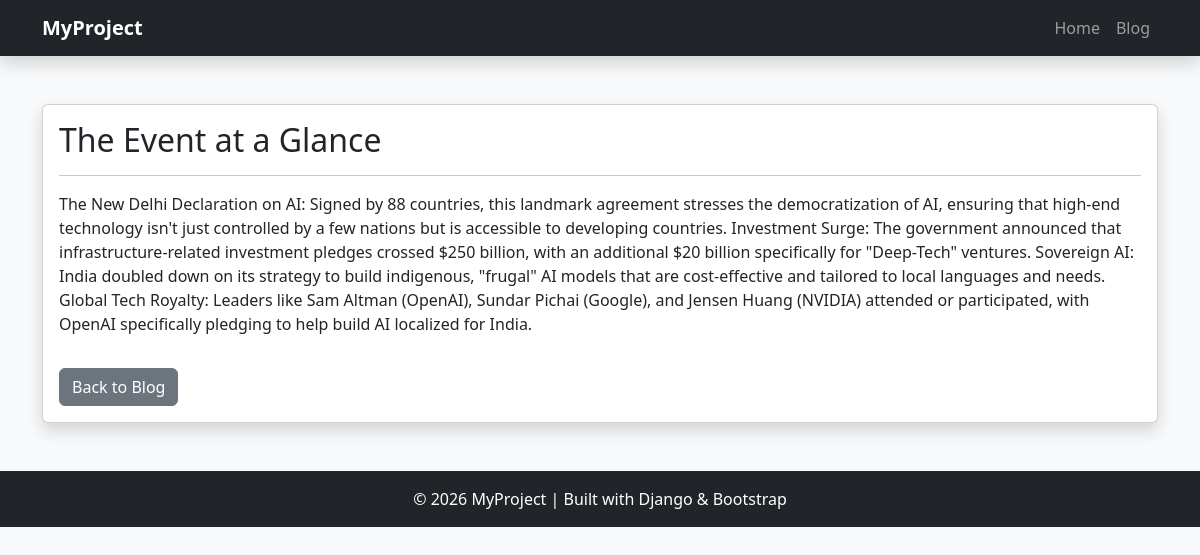
The app's page /blog/4/ with its own data.
### blog/models.py (models this page shows, shortened)
class Post(models.Model):
      title = models.CharField(max_length=200)
      content = models.TextField()

### blog/views.py (the view)
# urls.py: path('<int:id>/', views.blog_detail, name='blog_detail'),
def blog_detail(request, id):
      post = get_object_or_404(Post, id=id)
      return render(request, 'blog/blog_detail.html', {'post': post})

### blog/templates/blog/blog_detail.html (shortened to what this page needs)
{% extends 'base.html' %}
{% block content %}
<div class="card shadow">
      <div class="card-body">
            <h2 class="card-title">{{ post.title }}</h2>
            <hr>
            <p class="card-text">{{ post.content }}</p>
            <a href="/blog/" class="btn btn-secondary mt-3">
                  Back to Blog
            </a>
      </div>
</div>
{% endblock %}

### templates/base.html (style rules this page uses)
body { background-color: #f8f9fa; }

### records on screen
Post: title "The Event at a Glance", content "The New Delhi Declaration on AI: Signed by 88 countries, this landmark agreement stresses the democratization of AI, ensuring that high-end technology isn't just controlled by a few nations but is accessible to developing countries. Investment Surge: The government announced that infrastructure-related investment pledges crossed $250 billion, with an additional $20 billion specifically for \"Deep-Tech\" ventures. Sovereign AI: India doubled down on its strategy to build indigenous, \"frugal\" AI models that are cost-effective and tailored to local languages and needs. Global Tech Royalty: Leaders like Sam Altman (OpenAI), Sundar Pichai (Google), and Jensen Huang (NVIDIA) attended or…"
